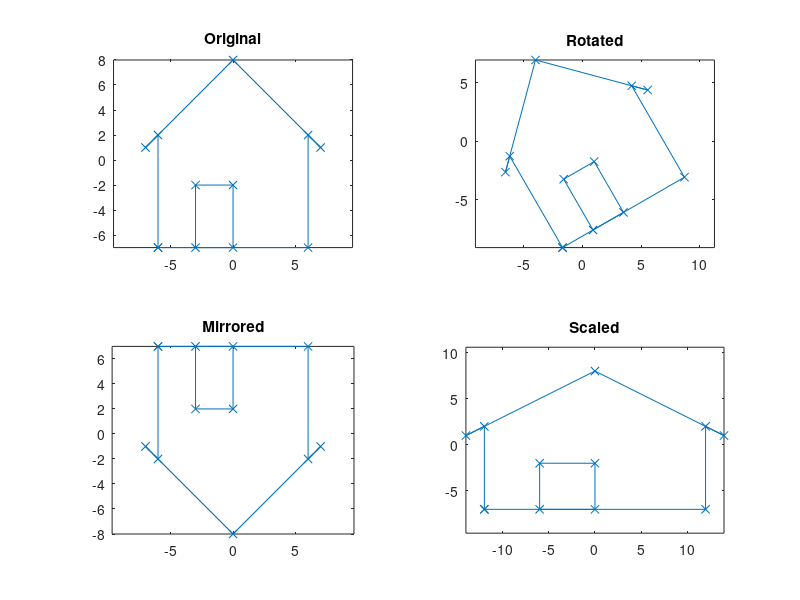

Recreate this plot in MATLAB.
%% Homework 2 - Exercice 3
clear; clc; close all;

%% original data
original = [-6 -6 -7 0 7 6 6 -3 -3 0 0 -6;     % x-Koord.
     -7 2 1 8 1 2 -7 -7 -2 -2 -7 -7];   % y-Koord.

%% rotated
angle = pi/6;

R = [cos(angle) -sin(angle); sin(angle) cos(angle)];

rotated = R*original

%% mirrored
M = [1 0; 0 -1];

mirrored = M*original;

%% scale

S = [2 0; 0 1];

scaled = S*original;

%% plot
figure();
subplot(2,2,1);
plot(original(1,:), original(2,:), '-x');
axis equal;
title('Original');

subplot(2,2,2);
plot(rotated(1,:), rotated(2,:), '-x');
axis equal;
title('Rotated');

subplot(2,2,3);
plot(mirrored(1,:), mirrored(2,:), '-x');
axis equal;
title('Mirrored');

subplot(2,2,4);
plot(scaled(1,:), scaled(2,:), '-x');
axis equal;
title('Scaled');
